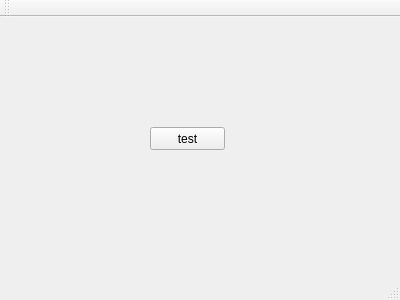
<?xml version="1.0" encoding="UTF-8"?>
<ui version="4.0">
 <class>MainWindow</class>
 <widget class="QMainWindow" name="MainWindow">
  <property name="geometry">
   <rect>
    <x>0</x>
    <y>0</y>
    <width>400</width>
    <height>300</height>
   </rect>
  </property>
  <property name="windowTitle">
   <string>MainWindow</string>
  </property>
  <widget class="QWidget" name="centralWidget">
   <widget class="QPushButton" name="pushButton">
    <property name="geometry">
     <rect>
      <x>150</x>
      <y>110</y>
      <width>75</width>
      <height>23</height>
     </rect>
    </property>
    <property name="text">
     <string>test</string>
    </property>
   </widget>
  </widget>
  <widget class="QMenuBar" name="menuBar">
   <property name="geometry">
    <rect>
     <x>0</x>
     <y>0</y>
     <width>400</width>
     <height>23</height>
    </rect>
   </property>
  </widget>
  <widget class="QToolBar" name="mainToolBar">
   <attribute name="toolBarArea">
    <enum>TopToolBarArea</enum>
   </attribute>
   <attribute name="toolBarBreak">
    <bool>false</bool>
   </attribute>
  </widget>
  <widget class="QStatusBar" name="statusBar"/>
 </widget>
 <layoutdefault spacing="6" margin="11"/>
 <resources/>
 <connections/>
</ui>
